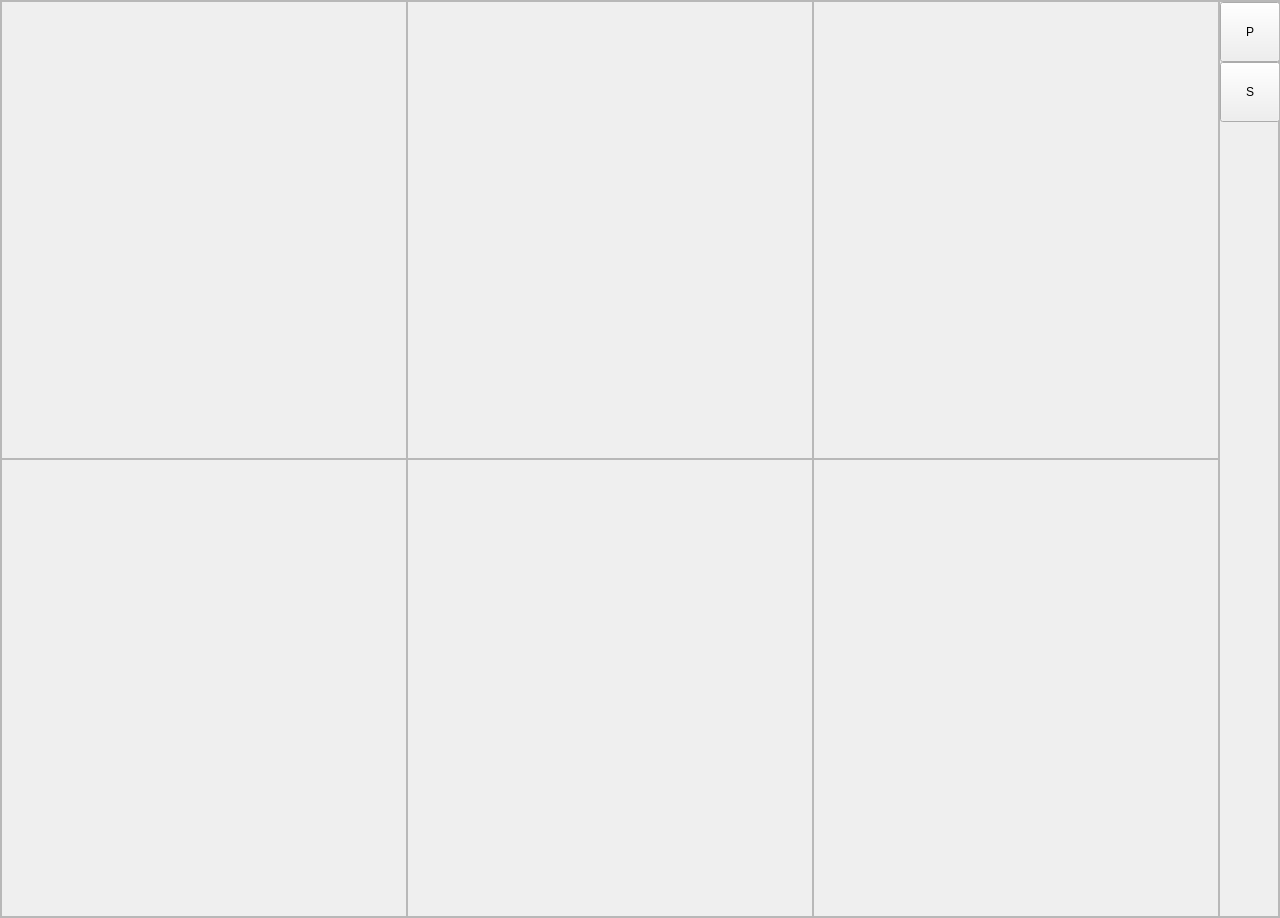
<?xml version="1.0" encoding="UTF-8"?>
<ui version="4.0">
 <class>MainWindow</class>
 <widget class="QMainWindow" name="MainWindow">
  <property name="geometry">
   <rect>
    <x>0</x>
    <y>0</y>
    <width>1280</width>
    <height>918</height>
   </rect>
  </property>
  <property name="minimumSize">
   <size>
    <width>1280</width>
    <height>800</height>
   </size>
  </property>
  <property name="maximumSize">
   <size>
    <width>2560</width>
    <height>1440</height>
   </size>
  </property>
  <property name="sizeIncrement">
   <size>
    <width>1</width>
    <height>1</height>
   </size>
  </property>
  <property name="windowTitle">
   <string>MyEverydayApp</string>
  </property>
  <widget class="QWidget" name="centralwidget">
   <property name="sizePolicy">
    <sizepolicy hsizetype="Expanding" vsizetype="Expanding">
     <horstretch>0</horstretch>
     <verstretch>0</verstretch>
    </sizepolicy>
   </property>
   <layout class="QVBoxLayout" name="verticalLayout_2">
    <property name="spacing">
     <number>0</number>
    </property>
    <property name="leftMargin">
     <number>0</number>
    </property>
    <property name="topMargin">
     <number>0</number>
    </property>
    <property name="rightMargin">
     <number>0</number>
    </property>
    <property name="bottomMargin">
     <number>0</number>
    </property>
    <item>
     <layout class="QVBoxLayout" name="verticalLayout">
      <property name="spacing">
       <number>0</number>
      </property>
      <item>
       <widget class="QFrame" name="frame">
        <property name="minimumSize">
         <size>
          <width>1280</width>
          <height>800</height>
         </size>
        </property>
        <property name="maximumSize">
         <size>
          <width>2560</width>
          <height>1440</height>
         </size>
        </property>
        <property name="frameShape">
         <enum>QFrame::StyledPanel</enum>
        </property>
        <property name="frameShadow">
         <enum>QFrame::Raised</enum>
        </property>
        <layout class="QVBoxLayout" name="verticalLayout_3">
         <property name="spacing">
          <number>0</number>
         </property>
         <property name="leftMargin">
          <number>0</number>
         </property>
         <property name="topMargin">
          <number>0</number>
         </property>
         <property name="rightMargin">
          <number>0</number>
         </property>
         <property name="bottomMargin">
          <number>0</number>
         </property>
         <item>
          <layout class="QHBoxLayout" name="horizontalLayout">
           <property name="spacing">
            <number>0</number>
           </property>
           <item>
            <layout class="QGridLayout" name="gridLayout">
             <item row="0" column="0">
              <widget class="QFrame" name="Widget00">
               <property name="frameShape">
                <enum>QFrame::StyledPanel</enum>
               </property>
               <property name="frameShadow">
                <enum>QFrame::Raised</enum>
               </property>
              </widget>
             </item>
             <item row="0" column="1">
              <widget class="QFrame" name="Widget01">
               <property name="frameShape">
                <enum>QFrame::StyledPanel</enum>
               </property>
               <property name="frameShadow">
                <enum>QFrame::Raised</enum>
               </property>
              </widget>
             </item>
             <item row="0" column="2">
              <widget class="QFrame" name="Widget02">
               <property name="frameShape">
                <enum>QFrame::StyledPanel</enum>
               </property>
               <property name="frameShadow">
                <enum>QFrame::Raised</enum>
               </property>
              </widget>
             </item>
             <item row="1" column="0">
              <widget class="QFrame" name="Widget10">
               <property name="frameShape">
                <enum>QFrame::StyledPanel</enum>
               </property>
               <property name="frameShadow">
                <enum>QFrame::Raised</enum>
               </property>
              </widget>
             </item>
             <item row="1" column="1">
              <widget class="QFrame" name="Widget11">
               <property name="frameShape">
                <enum>QFrame::StyledPanel</enum>
               </property>
               <property name="frameShadow">
                <enum>QFrame::Raised</enum>
               </property>
              </widget>
             </item>
             <item row="1" column="2">
              <widget class="QFrame" name="Widget12">
               <property name="frameShape">
                <enum>QFrame::StyledPanel</enum>
               </property>
               <property name="frameShadow">
                <enum>QFrame::Raised</enum>
               </property>
              </widget>
             </item>
            </layout>
           </item>
           <item>
            <widget class="QFrame" name="rightMenu">
             <property name="maximumSize">
              <size>
               <width>60</width>
               <height>16777215</height>
              </size>
             </property>
             <property name="frameShape">
              <enum>QFrame::StyledPanel</enum>
             </property>
             <property name="frameShadow">
              <enum>QFrame::Raised</enum>
             </property>
             <layout class="QHBoxLayout" name="horizontalLayout_2">
              <property name="leftMargin">
               <number>0</number>
              </property>
              <property name="topMargin">
               <number>0</number>
              </property>
              <property name="rightMargin">
               <number>0</number>
              </property>
              <property name="bottomMargin">
               <number>0</number>
              </property>
              <item>
               <layout class="QVBoxLayout" name="verticalLayout_4">
                <property name="spacing">
                 <number>0</number>
                </property>
                <item>
                 <widget class="QPushButton" name="ProfileButton">
                  <property name="minimumSize">
                   <size>
                    <width>60</width>
                    <height>60</height>
                   </size>
                  </property>
                  <property name="maximumSize">
                   <size>
                    <width>60</width>
                    <height>60</height>
                   </size>
                  </property>
                  <property name="text">
                   <string>P</string>
                  </property>
                 </widget>
                </item>
                <item>
                 <widget class="QPushButton" name="SettingsButton">
                  <property name="sizePolicy">
                   <sizepolicy hsizetype="Fixed" vsizetype="Fixed">
                    <horstretch>0</horstretch>
                    <verstretch>0</verstretch>
                   </sizepolicy>
                  </property>
                  <property name="minimumSize">
                   <size>
                    <width>60</width>
                    <height>60</height>
                   </size>
                  </property>
                  <property name="maximumSize">
                   <size>
                    <width>60</width>
                    <height>60</height>
                   </size>
                  </property>
                  <property name="text">
                   <string>S</string>
                  </property>
                 </widget>
                </item>
                <item>
                 <spacer name="verticalSpacer">
                  <property name="orientation">
                   <enum>Qt::Vertical</enum>
                  </property>
                  <property name="sizeHint" stdset="0">
                   <size>
                    <width>20</width>
                    <height>40</height>
                   </size>
                  </property>
                 </spacer>
                </item>
               </layout>
              </item>
             </layout>
            </widget>
           </item>
          </layout>
         </item>
        </layout>
       </widget>
      </item>
     </layout>
    </item>
   </layout>
  </widget>
  <widget class="QMenuBar" name="menubar">
   <property name="geometry">
    <rect>
     <x>0</x>
     <y>0</y>
     <width>1280</width>
     <height>22</height>
    </rect>
   </property>
  </widget>
 </widget>
 <resources/>
 <connections/>
</ui>
